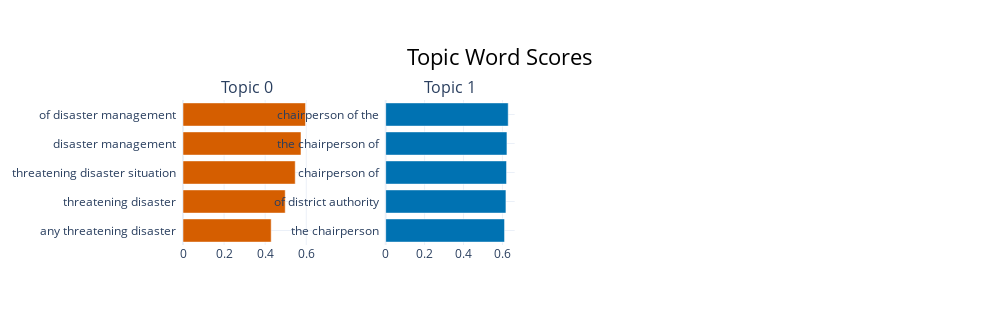

This figure's notebook cell:
### Code cell
# visualize topic words/n_grams
fig = topic_model.visualize_barchart(top_n_topics=10)
fig.show()

### Figure 1 — Plotly figure (JSON) as saved in the notebook; plotly's stock layout.template omitted (floating-point values rounded to 4 significant figures)
{"data": [{"marker": {"color": "#D55E00"}, "orientation": "h", "type": "bar", "x": [0.4293, 0.4976, 0.5463, 0.5743, 0.5965], "xaxis": "x", "y": ["any threatening disaster  ", "threatening disaster  ", "threatening disaster situation  ", "disaster management  ", "of disaster management  "], "yaxis": "y"}, {"marker": {"color": "#0072B2"}, "orientation": "h", "type": "bar", "x": [0.6108, 0.618, 0.6211, 0.6232, 0.6297], "xaxis": "x2", "y": ["the chairperson  ", "of district authority  ", "chairperson of  ", "the chairperson of  ", "chairperson of the  "], "yaxis": "y2"}], "layout": {"annotations": [{"font": {"size": 16}, "showarrow": false, "text": "Topic 0", "x": 0.0875, "xanchor": "center", "xref": "paper", "y": 1, "yanchor": "bottom", "yref": "paper"}, {"font": {"size": 16}, "showarrow": false, "text": "Topic 1", "x": 0.3625, "xanchor": "center", "xref": "paper", "y": 1, "yanchor": "bottom", "yref": "paper"}], "height": 325, "hoverlabel": {"bgcolor": "white", "font": {"family": "Rockwell", "size": 16}}, "showlegend": false, "title": {"font": {"color": "Black", "size": 22}, "text": "Topic Word Scores", "x": 0.5, "xanchor": "center", "yanchor": "top"}, "width": 1000, "xaxis": {"anchor": "y", "domain": [0, 0.175], "showgrid": true}, "xaxis2": {"anchor": "y2", "domain": [0.275, 0.45], "showgrid": true}, "xaxis3": {"anchor": "y3", "domain": [0.55, 0.725], "showgrid": true}, "xaxis4": {"anchor": "y4", "domain": [0.825, 1], "showgrid": true}, "yaxis": {"anchor": "x", "domain": [0, 1], "showgrid": true}, "yaxis2": {"anchor": "x2", "domain": [0, 1], "showgrid": true}, "yaxis3": {"anchor": "x3", "domain": [0, 1], "showgrid": true}, "yaxis4": {"anchor": "x4", "domain": [0, 1], "showgrid": true}}}
